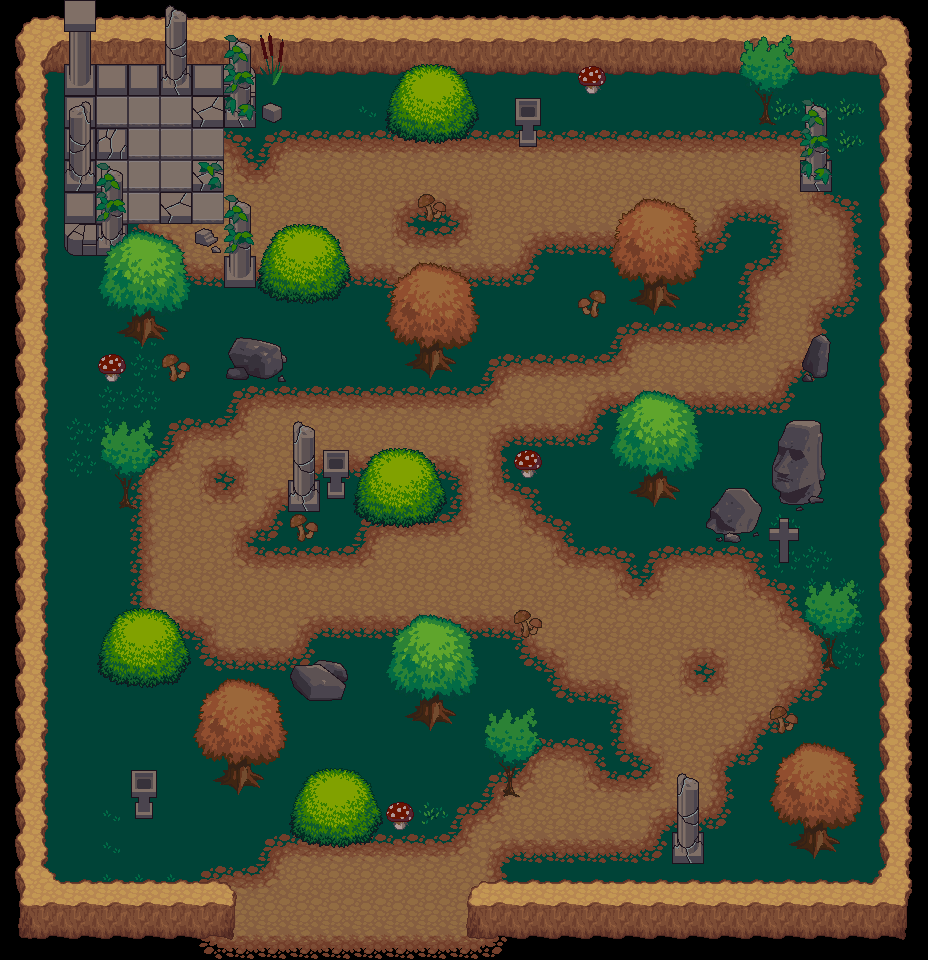

Below is a game level as drawn by its tile map, then a one-line description and the .tmx that defines it (tile-layer data replaced by summaries):
An orthogonal 29x30 tile map with 32x32 px tiles, 6 tile layers (background, road, walls, arena dorations, ...) and 119 objects.

<map version="1.5" tiledversion="1.6.0" orientation="orthogonal" renderorder="right-down" width="29" height="30" tilewidth="32" tileheight="32" infinite="0" nextlayerid="11" nextobjectid="127">
 <tileset firstgid="1" source="klipartz.com.tsx" />
 <layer id="1" name="background" width="29" height="30">
  <data>[870 cells, 703 non-empty, 1 distinct tile ids]</data>
 </layer>
 <layer id="2" name="road" width="29" height="30">
  <data>[870 cells, 402 non-empty, 17 distinct tile ids]</data>
 </layer>
 <layer id="3" name="walls" width="29" height="30">
  <data>[870 cells, 251 non-empty, 17 distinct tile ids]</data>
 </layer>
 <layer id="10" name="arena dorations" width="29" height="30">
  <data>[870 cells, 1 non-empty, 1 distinct tile ids]</data>
 </layer>
 <layer id="4" name="layer1" width="29" height="30">
  <data>[870 cells, 91 non-empty, 33 distinct tile ids]</data>
 </layer>
 <objectgroup id="6" name="collisions">
  <object id="1" x="403" y="78" width="57.3333" height="64.8485" />
  <object id="2" x="274.667" y="236.333" width="57.3333" height="67.0606" />
  <object id="3" x="371.75" y="459.75" width="56.25" height="62.25" />
  <object id="4" x="115" y="619.5" width="58" height="67.75" />
  <object id="5" x="306.182" y="779.091" width="57.6364" height="68.1818" />
  <object id="6" x="522.364" y="125.091" width="11.2727" height="20.5455" />
  <object id="7" x="519.455" y="130.364" width="17.2727" height="16.3636" />
  <object id="8" x="585.818" y="73.8182" width="12.2727" height="20" />
  <object id="11" x="763.545" y="102.182" width="4.45455" height="19" />
  <object id="12" x="800.364" y="160.182" width="31.0909" height="31.2727" />
  <object id="13" x="643.5" y="276.25" width="23.125" height="38.375" />
  <object id="14" x="805.636" y="355.273" width="20.3636" height="22.7273" />
  <object id="15" x="522.625" y="461.25" width="11.125" height="15.25" />
  <object id="16" x="643.5" y="468.75" width="22.5" height="37.7045" />
  <object id="17" x="711.125" y="508.875" width="41.75" height="23" />
  <object id="18" x="752.25" y="503.375" width="5" height="24.5" />
  <object id="19" x="756.875" y="503.75" width="3.75" height="11.875" />
  <object id="20" x="779.25" y="540.5" width="9.625" height="22.375" />
  <object id="21" x="780.125" y="489.75" width="42" height="14.5" />
  <object id="22" x="772.375" y="480.25" width="47.125" height="11" />
  <object id="23" x="827.25" y="645.5" width="5.375" height="23.125" />
  <object id="24" x="778.5" y="720.375" width="12.375" height="11.625" />
  <object id="25" x="804.125" y="820.75" width="22.5" height="37.25" />
  <object id="26" x="672.25" y="832.25" width="31.375" height="31.75" />
  <object id="27" x="507" y="772.5" width="5.75" height="23" />
  <object id="28" x="419.625" y="692.5" width="22.375" height="37.875" />
  <object id="29" x="227.75" y="755.5" width="22.875" height="39.2614" />
  <object id="30" x="135.625" y="802.25" width="17" height="16.375" />
  <object id="31" x="139.125" y="798.125" width="10.5" height="7.375" />
  <object id="32" x="291.273" y="673.818" width="53.2727" height="17.2727" />
  <object id="33" x="300.727" y="690.545" width="42.3636" height="9.09091" />
  <object id="34" x="294.182" y="665.818" width="49.0909" height="8.36364" />
  <object id="35" x="316" y="662.182" width="22.9091" height="2.90909" />
  <object id="36" x="522.75" y="623.25" width="11.375" height="11.875" />
  <object id="37" x="288" y="479.875" width="31.875" height="31.75" />
  <object id="38" x="312.792" y="482.125" width="78.6667" height="16.625" />
  <object id="39" x="330.375" y="477.625" width="11.125" height="9.375" />
  <object id="40" x="298.25" y="506.458" width="12.625" height="33.1667" />
  <object id="41" x="123.091" y="483.273" width="5.45455" height="25.4318" />
  <object id="42" x="228.625" y="352.875" width="44.75" height="24.375" />
  <object id="43" x="273.25" y="348.125" width="7.5" height="25.125" />
  <object id="44" x="231.375" y="346.75" width="40.25" height="7.375" />
  <object id="45" x="235.875" y="340.25" width="30" height="9.625" />
  <object id="46" x="265.25" y="343.875" width="10" height="8.125" />
  <object id="47" x="170" y="365.375" width="13.25" height="13.125" />
  <object id="48" x="106.375" y="365" width="10.75" height="15.75" />
  <object id="49" x="132.091" y="310.727" width="22.4545" height="36.1818" />
  <object id="50" x="224.182" y="256.273" width="31.9091" height="31.5455" />
  <object id="51" x="420" y="342" width="22.7273" height="37" />
  <object id="52" x="425.636" y="206.909" width="14" height="12.7273" />
  <object id="53" x="582.545" y="304.909" width="15.5455" height="12.0909" />
  <object id="54" x="393.636" y="816" width="12" height="12.1818" />
  <object id="55" x="473.5" y="886" width="432" height="51.5" />
  <object id="56" x="880" y="16" width="29" height="918" />
  <object id="57" x="184" y="19" width="713" height="53" />
  <object id="58" x="54" y="153" width="25" height="783" />
  <object id="59" x="51" y="878" width="2" />
  <object id="60" x="228" y="884" width="0.5" height="1" />
  <object id="61" x="50" y="882" width="183.333" height="55.3333" />
  <object id="62" x="52" y="29" width="26.3333" height="147.667" />
  <object id="63" x="53" y="22" width="145.333" height="51.3333" />
  <object id="66" x="212.625" y="779.938" width="21.625" height="7.375" />
  <object id="67" x="216.636" y="777.818" width="14.0909" height="3.36364" />
  <object id="68" x="245.545" y="782.909" width="14.4545" height="5" />
  <object id="69" x="248.364" y="776.364" width="14.2727" height="5.72727" />
  <object id="70" x="404.913" y="715.957" width="19.2609" height="7.17391" />
  <object id="71" x="408.739" y="714" width="14.8696" height="3.65217" />
  <object id="72" x="441.348" y="717.696" width="10.3043" height="6" />
  <object id="73" x="440.652" y="711.783" width="14" height="5.95652" />
  <object id="74" x="788.875" y="844" width="18.6875" height="5.5" />
  <object id="75" x="790.938" y="842.063" width="16.125" height="3.375" />
  <object id="76" x="824.063" y="845.875" width="12.125" height="6.375" />
  <object id="77" x="823.75" y="838.313" width="15.9375" height="7.5625" />
  <object id="78" x="628.909" y="491.818" width="19.4545" height="6.45455" />
  <object id="79" x="631.182" y="490.182" width="16.5455" height="3.36364" />
  <object id="80" x="661.909" y="493.273" width="13.8182" height="6.36364" />
  <object id="81" x="664.273" y="487.091" width="15.3636" height="6.81818" />
  <object id="82" x="628.75" y="299.813" width="18.375" height="5.6875" />
  <object id="83" x="631" y="298.313" width="15.4375" height="2.6875" />
  <object id="84" x="662.938" y="300.813" width="13.1875" height="7.125" />
  <object id="85" x="664.5" y="294.75" width="15.375" height="6.6875" />
  <object id="86" x="404.875" y="363.875" width="21.5625" height="6.5" />
  <object id="87" x="407.563" y="362.25" width="15.25" height="2.9375" />
  <object id="88" x="437.75" y="366.125" width="13.9375" height="5.1875" />
  <object id="89" x="440" y="359" width="15.8125" height="7.4375" />
  <object id="90" x="116.938" y="331.813" width="17.875" height="5.75" />
  <object id="91" x="118.375" y="330.125" width="16.75" height="3" />
  </objectgroup>
 <objectgroup id="7" name="spawnpoint">
  <!-- 1 objects omitted --></objectgroup>
 <objectgroup id="8" name="exits">
  <!-- 1 objects omitted --></objectgroup>
 <layer id="5" name="foreground" width="29" height="30">
  <data>[870 cells, 142 non-empty, 47 distinct tile ids]</data>
 </layer>
</map>
<!-- 32 of 119 objects omitted -->
